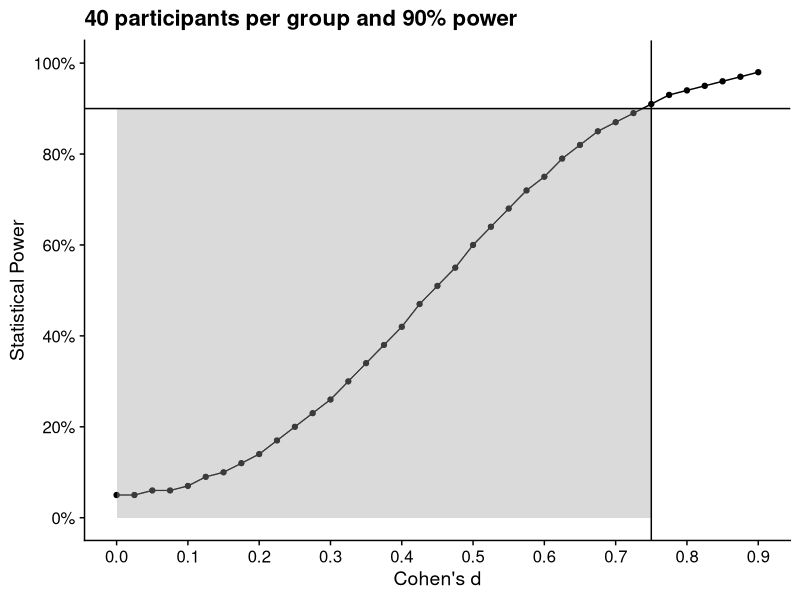
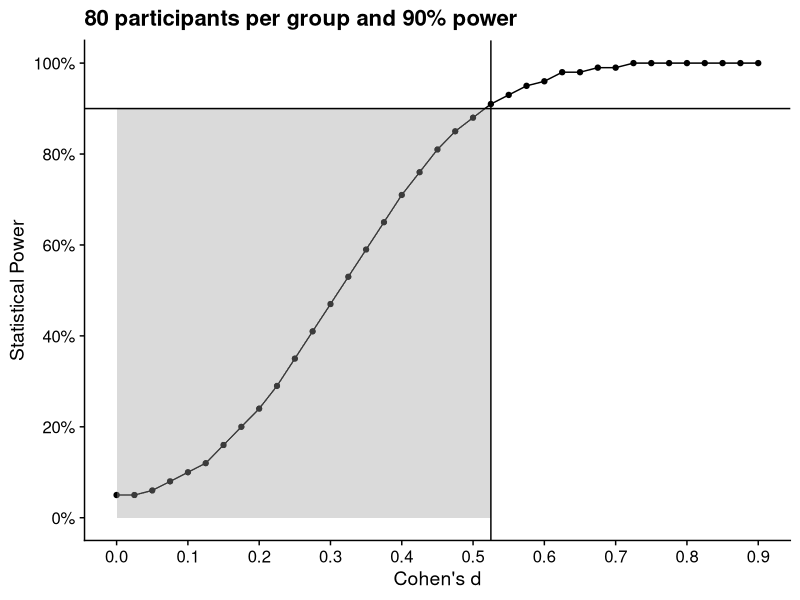

Here is the R script that generated these plots, in order: (Note: this script raises an error after producing the figures.)
## ---- chunk 1
library(pwr)
library(tidyverse)
library(cowplot)
## ---- chunk 2
pwr.t.test(n = NULL, 
           d = 0.54, 
           sig.level = .05, 
           power = .90, 
           type = "two.sample", 
           alternative = "two.sided")
## ---- chunk 3
irving_samplesize <- pwr.t.test(n = NULL, 
                           d = 0.54, 
                           sig.level = .05, 
                           power = .90, 
                           type = "two.sample", 
                           alternative = "two.sided") %>% 
  pluck("n") %>% 
  ceiling()
## ---- chunk 4
# sample size per group
irving_samplesize

# total sample size
irving_samplesize * 2
## ---- chunk 5
pwr.t.test(n = NULL, 
           d = 0.54, 
           sig.level = .05, 
           power = .90, 
           type = "two.sample", 
           alternative = "greater") %>% 
  pluck("n") %>% 
  ceiling()
## ---- chunk 6
pwr.t.test(n = NULL, 
           d = 0.54, 
           sig.level = .005, 
           power = .90, 
           type = "two.sample", 
           alternative = "two.sided") %>% 
  pluck("n") %>% 
  ceiling()
## ---- chunk 7
pwr.t.test(n = NULL, 
           d = 0.54, 
           sig.level = .05, 
           power = .80, 
           type = "two.sample", 
           alternative = "two.sided") %>% 
  pluck("n") %>% 
  ceiling()
## ---- chunk 8
pwr.t.test(n = NULL, 
           d = 0.40, 
           sig.level = .05, 
           power = .90, 
           type = "two.sample", 
           alternative = "two.sided") %>% 
  pluck("n") %>% 
  ceiling()
## ---- chunk 9
pwr.t.test(n = NULL, 
           d = 0.54, 
           sig.level = .05, 
           power = .90, 
           type = "paired", 
           alternative = "two.sided") %>% 
  pluck("n") %>% 
  ceiling()
## ---- chunk 10
pwr.t.test(n = 40, 
           d = NULL, 
           sig.level = .05, 
           power = .90, 
           type = "two.sample", 
           alternative = "two.sided")
## ---- chunk 11
pwr.t2n.test(n1 = 39, 
             n2 = 43,
             d = NULL, 
             sig.level = .05, 
             power = .90, 
             alternative = "two.sided") %>% 
  pluck("d") %>% 
  round(digits = 2)
## ---- chunk 12
power_table <- expand.grid(
  effects = seq(0, 0.9, 0.025),
  sample_size = c(40, 80),
  power = 0)

for (i in 1:nrow(power_table)){
  power <- pwr.t.test(d = power_table$effects[i],
                      sig.level = .05,
                      n = power_table$sample_size[i],
                      type = "two.sample",
                      alternative = "two.sided")$power
  
  power_table$power[i] <- round(power, 2)
}

curve_40 <- power_table %>% 
  filter(sample_size == 40) %>% 
  ggplot(aes(x = effects, y = power)) +
  geom_point() + 
  geom_line() +
  theme_cowplot() + 
  geom_rect(aes(xmin = 0, xmax = .75, ymin = 0, ymax = 0.9), 
            fill="grey",
            alpha=0.01) + 
  geom_vline(xintercept = .75) + 
  geom_hline(yintercept = .90) + 
  scale_x_continuous(name = "Cohen's d", 
                     breaks = seq(0, 0.9, 0.1)) + 
  scale_y_continuous(name = "Statistical Power", 
                     breaks = seq(0, 1, 0.2), 
                     limits = c(0, 1), 
                     labels = scales::percent_format(accuracy = 1)) +
  labs(title = "40 participants per group and 90% power")

curve_80 <- power_table %>% 
  filter(sample_size == 80) %>% 
  ggplot(aes(x = effects, y = power)) +
  geom_point() + 
  geom_line() +
  theme_cowplot() + 
  geom_rect(aes(xmin = 0, xmax = .525, ymin = 0, ymax = 0.9), 
            fill="grey",
            alpha=0.01) + 
  geom_vline(xintercept = .525) + 
  geom_hline(yintercept = .90) + 
  scale_x_continuous(name = "Cohen's d", 
                     breaks = seq(0, 0.9, 0.1)) + 
  scale_y_continuous(name = "Statistical Power", 
                     breaks = seq(0, 1, 0.2), 
                     limits = c(0, 1), 
                     labels = scales::percent_format(accuracy = 1)) + 
  labs(title = "80 participants per group and 90% power")

## ---- chunk 13
#| label: fig-power-curve-40
#| fig.cap: "Power curve for 40 participants per group and 90% power."

curve_40

## ---- chunk 14
#| label: fig-power-curve-80
#| fig.cap: "Power curve for 80 participants per group and 90% power."

curve_80

## ---- chunk 15
# enter your Cohen's d value
d <- 0.54

# This calculates f2 from d
f2 <- (d / 2)^2
## ---- chunk 16
# number of predictors
u <- 1

# alpha for type I error rate
alpha <- .05

# power for 1-beta
power <-  .90

pwr.f2.test(u = u, 
            v = NULL, 
            sig.level = alpha, 
            power = power, 
            f2 = f2)
## ---- chunk 17
irving_v <- pwr.f2.test(u = 1, 
                        v = NULL, 
                        sig.level = .05, 
                        power = .90, 
                        f2 = f2) %>% 
  pluck("v") 

ceiling(irving_v + u + 1)
## ---- chunk 18
# f2 from the output
f2 <- .073

# convert to d by square root of f2 times 2
d <- sqrt(f2) * 2
## ---- chunk 19
pwr.r.test(n = NULL, 
           r = .20, 
           sig.level = .05, 
           power = .95, 
           alternative = "two.sided")
## ---- chunk 20
pwr.r.test(n = NULL, 
           r = .20, 
           sig.level = .05, 
           power = .95, 
           alternative = "two.sided") %>% 
  pluck("n") %>% 
  ceiling()
## ---- chunk 21
pwr.r.test(n = NULL, 
           r = .20, 
           sig.level = .05, 
           power = .95, 
           alternative = "greater") %>% 
  pluck("n") %>% 
  ceiling()
## ---- chunk 22
pwr.r.test(n = NULL, 
           r = .20, 
           sig.level = .005, 
           power = .95, 
           alternative = "two.sided") %>% 
  pluck("n") %>% 
  ceiling()
## ---- chunk 23
pwr.r.test(n = NULL, 
           r = .20, 
           sig.level = .05, 
           power = .80, 
           alternative = "two.sided") %>% 
  pluck("n") %>% 
  ceiling()
## ---- chunk 24
pwr.r.test(n = 271, 
           r = NULL, 
           sig.level = .05, 
           power = .80, 
           alternative = "greater") %>% 
  pluck("r") %>% 
  round(digits = 2)
## ---- chunk 25
pwr.r.test(n = 271, 
           r = NULL, 
           sig.level = .05, 
           power = .95, 
           alternative = "greater") %>% 
  pluck("r") %>% 
  round(digits = 2)
## ---- chunk 26
#| label: fig-img-pearson-spearman-grid
#| fig.cap: "Comparing the statistical power between a Pearson and Spearman correlation. Each panels shows a different effect size from r = 0.1 to 0.9."

knitr::include_graphics("images/Pearson Spearman grid.png")
## ---- chunk 27
# effect size as Pearson's r
r <- .20

# convert to f2 by squaring r values
f2 <- r^2 / (1 - r^2)
## ---- chunk 28
# number of predictors
u <- 1

# alpha for type I error rate
alpha <- .05

# power for 1-beta
power <-  .95

pwr.f2.test(u = u, 
            v = NULL, 
            sig.level = alpha, 
            power = power, 
            f2 = f2)
## ---- chunk 29
wingen_v <- pwr.f2.test(u = 1, 
                        v = NULL, 
                        sig.level = .05, 
                        power = .95, 
                        f2 = f2) %>% 
  pluck("v") 

ceiling(wingen_v + u + 1)
## ---- chunk 30
# f2 from the output
f2 <- .042

# convert to r from the square root of f2 / f2 + 1
r <- sqrt(f2 / (f2 + 1))
## ---- chunk 31
pwr.t.test(n = NULL, 
           d = 0.42, 
           sig.level = .05, 
           power = .80, 
           type = "two.sample", 
           alternative = "two.sided")
## ---- chunk 32
pwr.r.test(n = 72, 
           r = NULL, 
           sig.level = .05, 
           power = .90, 
           alternative = "two.sided")
## ---- chunk 33
glossary_table()
